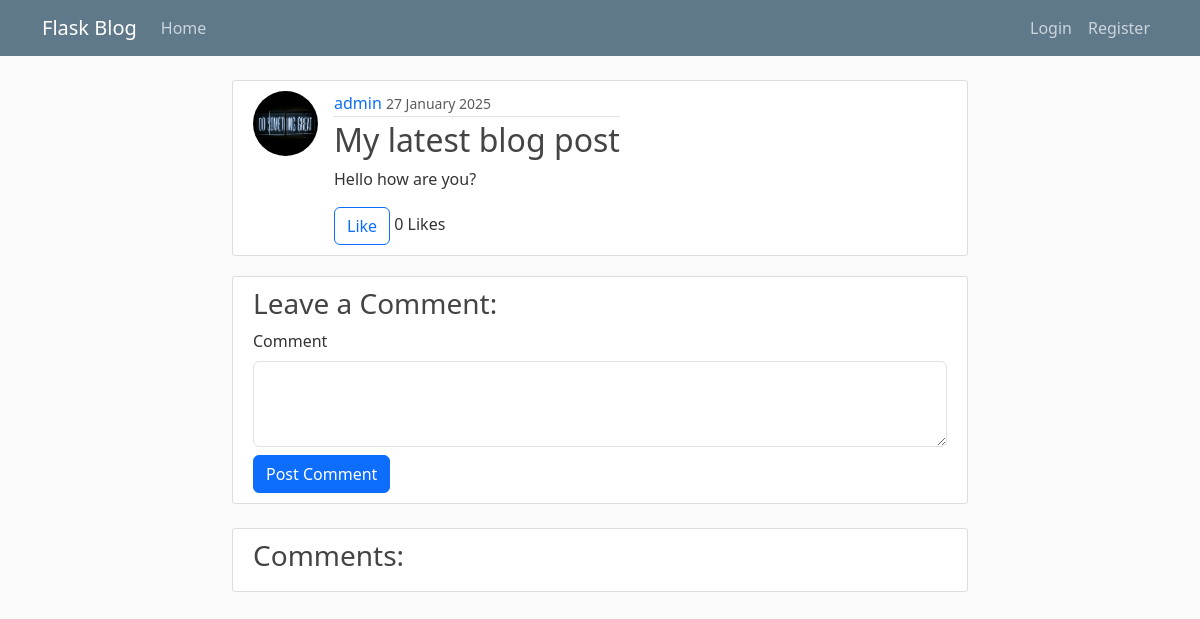
Page /post/7 on the committed database.
### flaskblog/models.py (models this page shows, shortened)
class User(db.Model, UserMixin):
    id = db.Column(db.Integer, primary_key=True)
    username = db.Column(db.String(20), unique=True, nullable=False)
    email = db.Column(db.String(120), unique=True, nullable=False)
    image_file = db.Column(db.String(20), nullable=False, default="default.jpg")
    password = db.Column(db.String(60), nullable=False)
    posts = db.relationship("Post", backref="author", lazy=True)

class Post(db.Model):
    id = db.Column(db.Integer, primary_key=True)
    title = db.Column(db.String(100), nullable=False)
    date = db.Column(db.DateTime, nullable=False, default=datetime.utcnow)
    content = db.Column(db.Text, nullable=False)
    user_id = db.Column(db.Integer, db.ForeignKey('user.id'), nullable=False)
    likes = db.relationship('Like', backref='post', lazy=True)

### flaskblog/posts/routes.py (the view)
@posts.route("/post/<int:post_id>", methods=['GET', 'POST'])
def post(post_id):
    post = Post.query.get_or_404(post_id)
    form = CommentForm()
    if form.validate_on_submit():
        comment = Comment(content=form.content.data, user_id=current_user.id, post_id=post.id)
        db.session.add(comment)
        db.session.commit()
        flash('Your comment has been posted!', 'success')
        return redirect(url_for('posts.post', post_id=post.id))
    comments = Comment.query.filter_by(post_id=post.id).order_by(Comment.date_posted.desc()).all()
    return render_template('post.html', title=post.title, post=post, form=form, comments=comments)

### flaskblog/posts/forms.py
class CommentForm(FlaskForm):
    content = TextAreaField("Comment", validators=[DataRequired()])
    submit = SubmitField("Post Comment")

### flaskblog/templates/post.html (shortened to what this page needs)
{% extends "layout.html" %}
{% block content %}
    <article class="media content-section">
        <div class="media d-flex">
            <img class="rounded-circle article-img" src="{{ url_for('static', filename='profile_pics/' + post.author.image_file) }}" alt="">
            <div class="media-body">
                <div class="article-metadata">
                    <a class="mr-2" href="{{ url_for('users.user_posts', username=post.author.username) }}">{{ post.author.username }}</a>
                    <small class="text-muted">{{ post.date.strftime("%d %B %Y") }}</small>
                </div>
                <h2 class="article-title">{{ post.title }}</h2>
                <p class="article-content">{{ post.content }}</p>
                <form method="POST" action="{{ url_for('posts.like_post', post_id=post.id) }}">
                    <button type="submit" class="btn btn-outline-primary">
                        {% if current_user.is_authenticated and post.likes|selectattr('user_id', 'equalto', current_user.id)|list %}
                            Unlike
                        {% else %}
                            Like
                        {% endif %}
                    </button>
                    <span class="ml-2">{{ post.likes|length }} Likes</span>
                </form>
            </div>
        </div>
    </article>
    <section class="content-section">
        <h3>Leave a Comment:</h3>
        <form method="POST" action="{{ url_for('posts.post', post_id=post.id) }}">
            <div class="form-group">
                {{ form.content.label(class="form-label") }}
                {{ form.content(class="form-control", rows=3) }}
            </div>
            <div class="form-group mt-2">
                {{ form.submit(class="btn btn-primary") }}
            </div>
        </form>
    </section>
    <section class="content-section mt-4">
        <h3>Comments:</h3>
    </section>
{% endblock content %}

### flaskblog/static/main.css (style rules this page uses)
body { background: #fafafa; color: #333333; margin-top: 5rem; }
h1, h2, h3, h4, h5, h6 { color: #444444; }
a { text-decoration: none; }
.content-section { background: #ffffff; padding: 10px 20px; border: 1px solid #dddddd; border-radius: 3px; margin-bottom: 20px; }
.article-title { color: #444444; }
.article-content { white-space: pre-line; }
.article-img { height: 65px; width: 65px; margin-right: 16px; }
.article-metadata { padding-bottom: 1px; margin-bottom: 4px; border-bottom: 1px solid #e3e3e3 }

### rows in the picture
User: image_file (picture), author.username "admin"
Post: date "27 January 2025", title "My latest blog post", content "Hello how are you?"

### other values in the picture
{{ post.likes|length }} "0"
